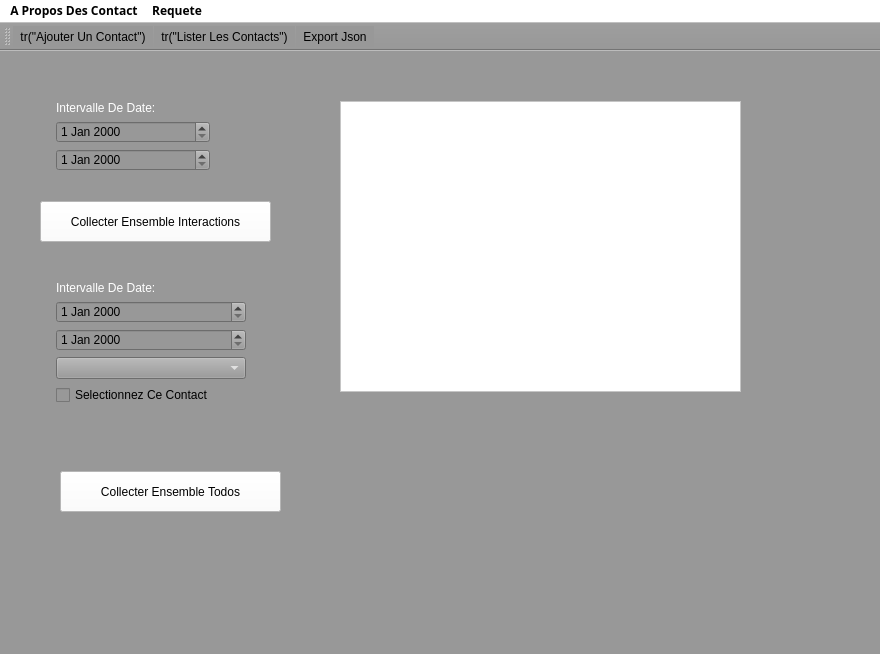
<?xml version="1.0" encoding="UTF-8"?>
<ui version="4.0">
 <class>MainWindow</class>
 <widget class="QMainWindow" name="MainWindow">
  <property name="geometry">
   <rect>
    <x>0</x>
    <y>0</y>
    <width>880</width>
    <height>654</height>
   </rect>
  </property>
  <property name="windowTitle">
   <string>Fenetre Principale</string>
  </property>
  <property name="windowIcon">
   <iconset theme="applications-office">
    <normaloff>.</normaloff>.</iconset>
  </property>
  <property name="styleSheet">
   <string notr="true">background-color: rgb(152, 152, 152);</string>
  </property>
  <widget class="QWidget" name="centralwidget">
   <widget class="QTableWidget" name="Results_Interaction">
    <property name="geometry">
     <rect>
      <x>340</x>
      <y>50</y>
      <width>401</width>
      <height>291</height>
     </rect>
    </property>
    <property name="styleSheet">
     <string notr="true">background-color: rgb(255, 255, 255);</string>
    </property>
   </widget>
   <widget class="QPushButton" name="Collect">
    <property name="geometry">
     <rect>
      <x>40</x>
      <y>150</y>
      <width>231</width>
      <height>41</height>
     </rect>
    </property>
    <property name="styleSheet">
     <string notr="true">background-color: rgb(255, 255, 255);</string>
    </property>
    <property name="text">
     <string>Collecter Ensemble Interactions</string>
    </property>
   </widget>
   <widget class="QWidget" name="formLayoutWidget">
    <property name="geometry">
     <rect>
      <x>50</x>
      <y>50</y>
      <width>160</width>
      <height>86</height>
     </rect>
    </property>
    <layout class="QFormLayout" name="formLayout">
     <item row="1" column="1">
      <widget class="QDateEdit" name="Date1"/>
     </item>
     <item row="2" column="1">
      <widget class="QDateEdit" name="Date2"/>
     </item>
     <item row="0" column="1">
      <widget class="QLabel" name="label">
       <property name="styleSheet">
        <string notr="true">color: rgb(255, 255, 255);</string>
       </property>
       <property name="text">
        <string>Intervalle De Date: </string>
       </property>
      </widget>
     </item>
    </layout>
   </widget>
   <widget class="QWidget" name="formLayoutWidget_2">
    <property name="geometry">
     <rect>
      <x>50</x>
      <y>230</y>
      <width>196</width>
      <height>146</height>
     </rect>
    </property>
    <layout class="QFormLayout" name="formLayout_2">
     <item row="1" column="1">
      <widget class="QDateEdit" name="Date1_Todo"/>
     </item>
     <item row="2" column="1">
      <widget class="QDateEdit" name="Date2_Todo"/>
     </item>
     <item row="0" column="1">
      <widget class="QLabel" name="label_2">
       <property name="styleSheet">
        <string notr="true">color: rgb(255, 255, 255);</string>
       </property>
       <property name="text">
        <string>Intervalle De Date: </string>
       </property>
      </widget>
     </item>
     <item row="3" column="1">
      <widget class="QComboBox" name="IdContact_Box">
       <property name="styleSheet">
        <string notr="true">color: rgb(255, 255, 255);</string>
       </property>
      </widget>
     </item>
     <item row="4" column="1">
      <widget class="QCheckBox" name="checkContact">
       <property name="text">
        <string>Selectionnez Ce Contact</string>
       </property>
      </widget>
     </item>
    </layout>
   </widget>
   <widget class="QPushButton" name="Collect_Todo">
    <property name="geometry">
     <rect>
      <x>60</x>
      <y>420</y>
      <width>221</width>
      <height>41</height>
     </rect>
    </property>
    <property name="styleSheet">
     <string notr="true">background-color: rgb(255, 255, 255);</string>
    </property>
    <property name="text">
     <string>Collecter Ensemble Todos</string>
    </property>
   </widget>
  </widget>
  <widget class="QStatusBar" name="statusbar"/>
  <widget class="QMenuBar" name="menubar">
   <property name="enabled">
    <bool>true</bool>
   </property>
   <property name="geometry">
    <rect>
     <x>0</x>
     <y>0</y>
     <width>880</width>
     <height>26</height>
    </rect>
   </property>
   <property name="sizePolicy">
    <sizepolicy hsizetype="MinimumExpanding" vsizetype="Minimum">
     <horstretch>0</horstretch>
     <verstretch>0</verstretch>
    </sizepolicy>
   </property>
   <property name="maximumSize">
    <size>
     <width>16777215</width>
     <height>16777215</height>
    </size>
   </property>
   <property name="sizeIncrement">
    <size>
     <width>50</width>
     <height>50</height>
    </size>
   </property>
   <property name="font">
    <font>
     <family>Poppins</family>
     <bold>true</bold>
    </font>
   </property>
   <property name="styleSheet">
    <string notr="true">background-color: rgb(255, 255, 255);</string>
   </property>
   <property name="defaultUp">
    <bool>false</bool>
   </property>
   <widget class="QMenu" name="menu_Contacts">
    <property name="title">
     <string>A Propos Des Contact</string>
    </property>
    <addaction name="actionAjouter_Un_Contact_2"/>
    <addaction name="actionLister_Les_Contacts_2"/>
   </widget>
   <widget class="QMenu" name="menuRequete">
    <property name="title">
     <string>Requete</string>
    </property>
    <addaction name="actionExport_Json"/>
   </widget>
   <addaction name="menu_Contacts"/>
   <addaction name="menuRequete"/>
  </widget>
  <widget class="QToolBar" name="toolBar">
   <property name="windowTitle">
    <string>toolBar</string>
   </property>
   <attribute name="toolBarArea">
    <enum>TopToolBarArea</enum>
   </attribute>
   <attribute name="toolBarBreak">
    <bool>false</bool>
   </attribute>
   <addaction name="actionAjouter_Un_Contact_2"/>
   <addaction name="actionLister_Les_Contacts_2"/>
   <addaction name="actionExport_Json"/>
  </widget>
  <action name="actionAjouter_Un_Contact_2">
   <property name="icon">
    <iconset resource="Ressources_QT.qrc">
     <normaloff>:/rec/Ressources/add-user.png</normaloff>:/rec/Ressources/add-user.png</iconset>
   </property>
   <property name="text">
    <string>tr(&quot;Ajouter Un Contact&quot;)</string>
   </property>
  </action>
  <action name="actionLister_Les_Contacts_2">
   <property name="icon">
    <iconset resource="Ressources_QT.qrc">
     <normaloff>:/rec/Ressources/listing-user.png</normaloff>:/rec/Ressources/listing-user.png</iconset>
   </property>
   <property name="text">
    <string>tr(&quot;Lister Les Contacts&quot;)</string>
   </property>
  </action>
  <action name="actionExport_Json">
   <property name="icon">
    <iconset resource="Ressources_QT.qrc">
     <normaloff>:/rec/Ressources/json.png</normaloff>:/rec/Ressources/json.png</iconset>
   </property>
   <property name="text">
    <string>Export Json</string>
   </property>
  </action>
 </widget>
 <resources>
  <include location="Ressources_QT.qrc"/>
 </resources>
 <connections/>
</ui>
